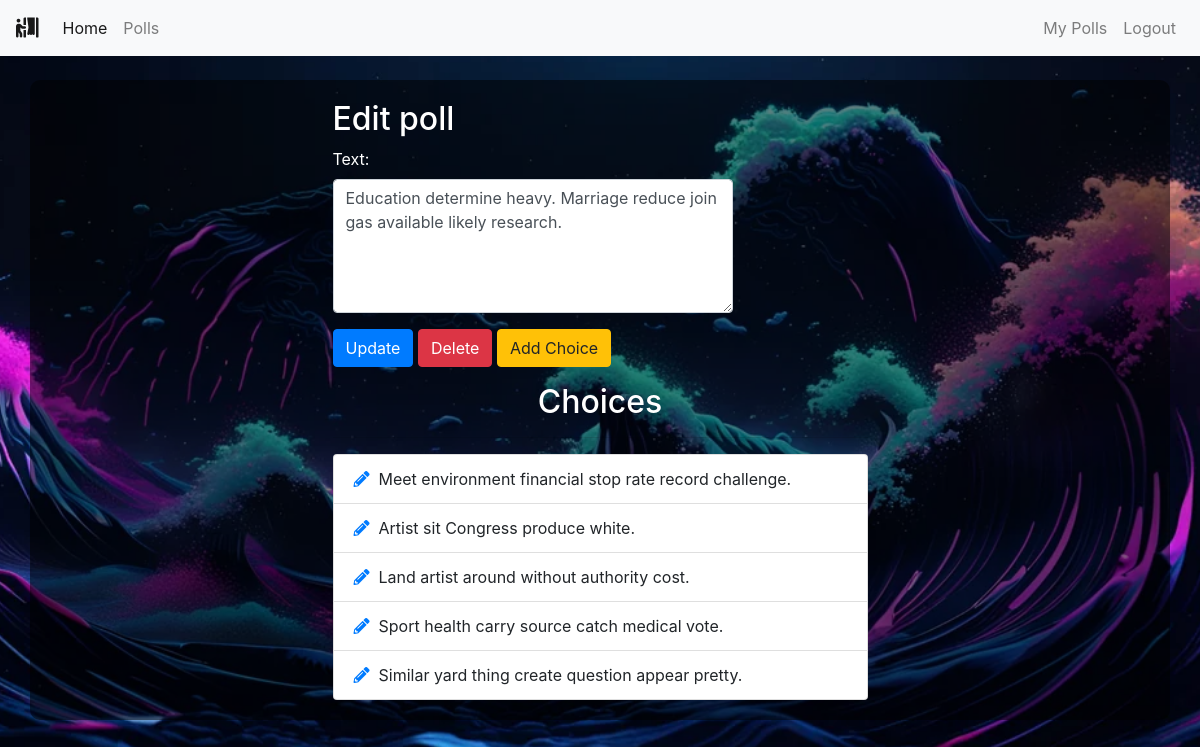
/polls/edit/2/ (signed in), run on the app's committed database.
### polls/models.py (models this page shows, shortened)
class Poll(models.Model):
    owner = models.ForeignKey(User, on_delete=models.CASCADE)
    text = models.TextField()
    pub_date = models.DateTimeField(default=timezone.now)
    active = models.BooleanField(default=True)
    created_at = models.DateTimeField(auto_now_add=True)

class Choice(models.Model):
    poll = models.ForeignKey(Poll, on_delete=models.CASCADE)
    choice_text = models.CharField(max_length=255)
    created_at = models.DateTimeField(auto_now_add=True)
    updated_at = models.DateTimeField(auto_now=True)

### polls/views.py (the view)
# urls.py: path('edit/<int:poll_id>/', views.polls_edit, name='edit'),
@login_required
def polls_edit(request, poll_id):
    poll = get_object_or_404(Poll, pk=poll_id)
    if request.user != poll.owner:
        return redirect('home')
    if request.method == 'POST':
        form = EditPollForm(request.POST, instance=poll)
        if form.is_valid:
            form.save()
            messages.success(request, "Poll Updated successfully.",
                             extra_tags='alert alert-success alert-dismissible fade show')
            return redirect("polls:list")
    else:
        form = EditPollForm(instance=poll)
    return render(request, "polls/poll_edit.html", {'form': form, 'poll': poll})

### polls/forms.py
class EditPollForm(forms.ModelForm):
    class Meta:
        model = Poll
        fields = ['text', ]
        widgets = {
            'text': forms.Textarea(attrs={'class': 'form-control', 'rows': 5, 'cols': 20}),
        }

### polls/templates/polls/poll_edit.html (shortened to what this page needs)
{% extends 'base.html' %}
{% load static %}
{% block custom_css %}
<link rel="stylesheet" href="{% static 'css/styles1.css' %}">
{% endblock custom_css %}
{% block content %}
<div class="container">
    <div class="row center">
        <div class="col-md-6 offset-md-3">
            <h2>Edit poll</h2>
            <form action="" method="POST">
                {% for field in form %}
                <div class="form-group">
                    {{ field.label_tag }}
                    {{ field }}
                </div>
                {% endfor %}
                <button type="submit" class="btn btn-primary">Update</button>
                <a class="btn btn-danger" href="{% url 'polls:delete_poll' poll.id %}" role="button" onclick="return confirm('Are you sure?')">Delete</a>
                <a class="btn btn-warning" href="{% url 'polls:add_choice' poll.id %}" role="button">Add Choice</a>
            </form>
            <div class="choices">
                <h2 class="text-center mt-3">Choices</h2>
                <hr>
                <ul class="list-group">
                    {% for choice in poll.choice_set.all %}
                    <li class="list-group-item"><a href="{% url 'polls:choice_edit' choice.id %}"><i class="fas fa-pencil-alt"></i></a>&nbsp
                        {{ choice.choice_text }}</li>
                    {% endfor %}
                </ul>
            </div>
        </div>
    </div>
</div>
{% endblock %}

### static/css/styles1.css (style rules this page uses)
html, body { height: 100%; margin: 0; padding: 0; }
body { background-image: url('1.jpg'); background-size: cover; background-position: center; display: flex; justify-content: center; align-items: center; }
form { width: 100%; max-width: 400px; }
h2, label, h1, h3 { color: white; }
.container { background-color: rgba(0, 0, 0, 0.5); padding: 20px; border-radius: 10px; }

### data on the page
Poll: form "Education determine heavy. Marriage reduce join gas available likely research."
Choice: choice_text "Meet environment financial stop rate record challenge."
Choice: choice_text "Artist sit Congress produce white."
Choice: choice_text "Land artist around without authority cost."
Choice: choice_text "Sport health carry source catch medical vote."
Choice: choice_text "Similar yard thing create question appear pretty."

### other printed values
{{ field.label_tag }} "Text:"
